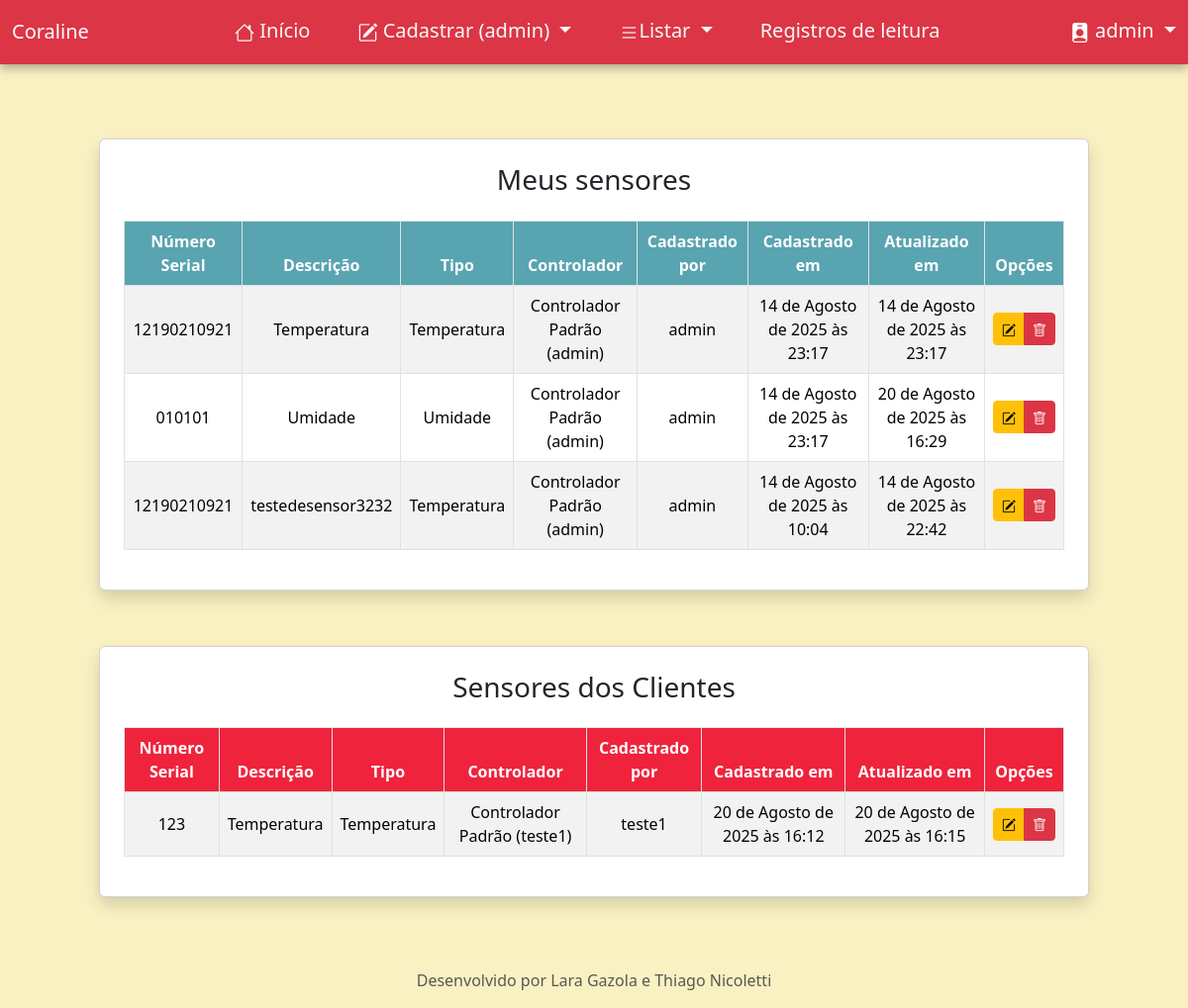
The app's page /listar/sensor/ (signed in) with its own data.
### paginasweb/models.py (models this page shows, shortened)
class Sensor(models.Model):
    numero_serial = models.CharField(max_length=255, verbose_name="Número Serial")
    descricao = models.CharField(max_length=255, verbose_name="Descrição")
    tipo_sensor = models.CharField(max_length=30, choices=TIPO_SENSOR, default="1")
    controlador = models.ForeignKey(Controlador, on_delete=models.CASCADE)
    cadastrado_por = models.ForeignKey(User, on_delete=models.CASCADE, related_name='sensores')
    cadastrado_em = models.DateTimeField(auto_now_add=True)
    atualizado_em = models.DateTimeField(auto_now=True)
    class Meta:
        ordering = ['descricao', 'cadastrado_em']

class Controlador(models.Model):
    nome = models.CharField(max_length=255, verbose_name="Nome", default="Controlador Padrão")
    descricao = models.CharField(max_length=255, verbose_name="Descrição")
    usuario = models.ForeignKey(User, on_delete=models.PROTECT)
    cadastrado_por = models.ForeignKey(User, on_delete=models.CASCADE, related_name='controladores')
    cadastrado_em = models.DateTimeField(auto_now_add=True)
    atualizado_em = models.DateTimeField(auto_now=True)
    def __str__(self):
        return f"{self.nome} ({self.usuario})"
    class Meta:
        ordering = ['nome', 'cadastrado_em']

### paginasweb/views.py (the view)
# urls.py: path("listar/sensor/", SensorList.as_view(), name="listar-sensor"),
class SensorList(GroupRequiredMixin, SuccessMessageMixin, LoginRequiredMixin, ListView):
    group_required = [u"Administrador", u"Usuário"]
    model = Sensor
    template_name = 'paginasweb/sensor.html'
    def get_queryset(self):
        queryset = Sensor.objects.all()
        return queryset.filter(controlador__usuario=self.request.user)
    def get_context_data(self, **kwargs):
        context = super().get_context_data(**kwargs)
        if self.request.user.groups.filter(name='Administrador').exists():
            sensores = Sensor.objects.all()
            sensores = sensores.exclude(controlador__usuario=self.request.user)
            context['todos_sensores'] = sensores
        return context

### paginasweb/views.py (called while the page is built)
    def get_context_data(self, **kwargs):
        context = super().get_context_data(**kwargs)
        if self.request.user.groups.filter(name='Administrador').exists():
            context['sou_admin'] = True
        return context

### paginasweb/templates/paginasweb/sensor.html (shortened to what this page needs)
{% extends "paginasweb/bootstrap.html" %}
{% load static %}
{% block conteudo %}
<div class="d-flex justify-content-center align-items-center flex-column min-vh-100 p-4" style="margin-top: 2rem; margin-bottom: 2rem;">
  <div class="card p-4 shadow mb-5" style="width: 100%; max-width: 1000px;">
    <h3 class="text-center mb-4">Meus sensores</h3>
    <div class="table-responsive">
      <table class="table table-striped table-hover table-bordered align-middle text-center">
        <thead>
          <tr>
            <th style="background-color: #58a4b0; color: white;">Número Serial</th>
            <th style="background-color: #58a4b0; color: white;">Descrição</th>
            <th style="background-color: #58a4b0; color: white;">Tipo</th>
            <th style="background-color: #58a4b0; color: white;">Controlador</th>
            <th style="background-color: #58a4b0; color: white;">Cadastrado por</th>
            <th style="background-color: #58a4b0; color: white;">Cadastrado em</th>
            <th style="background-color: #58a4b0; color: white;">Atualizado em</th>
            {% if sou_admin %}
            <th style="background-color: #58a4b0; color: white;">Opções</th>
            {% endif %}
          </tr>
        </thead>
        <tbody>
          {% for obj in object_list %}
          <tr>
            <td>{{ obj.numero_serial }}</td>
            <td>{{ obj.descricao }}</td>
            <td>{{ obj.get_tipo_sensor_display }}</td>
            <td>{{ obj.controlador }}</td>
            <td>{{ obj.cadastrado_por }}</td>
            <td>{{ obj.cadastrado_em }}</td>
            <td>{{ obj.atualizado_em }}</td>
            {% if sou_admin %}
            <td>
              <div class="btn-group">
                <a href="{% url 'editar-sensor-admin' obj.pk %}" class="btn btn-sm btn-warning"><i class="bi bi-pencil-square"></i></a>
                <a href="{% url 'excluir-sensor-admin' obj.pk %}" class="btn btn-sm btn-danger"><i class="bi bi-trash"></i></a>
              </div>
              {% else %}
              -
            </td>
            {% endif %}
          </tr>
          {% empty %}
          <tr>
            <td colspan="7">Nenhum controlador do admin encontrado.</td>
          </tr>
          {% endfor %}
        </tbody>
      </table>
    </div>
  </div>
  {% if todos_sensores %}
  <div class="card p-4 shadow" style="width: 100%; max-width: 1000px; margin-top: 0.5rem;">
    <h3 class="text-center mb-4">Sensores dos Clientes</h3>
    <div class="table-responsive">
      <table class="table table-striped table-hover table-bordered align-middle text-center">
        <thead>
          <tr>
            <th style="background-color: #EF233C; color: white;">Número Serial</th>
            <th style="background-color: #EF233C; color: white;">Descrição</th>
            <th style="background-color: #EF233C; color: white;">Tipo</th>
            <th style="background-color: #EF233C; color: white;">Controlador</th>
            <th style="background-color: #EF233C; color: white;">Cadastrado por</th>
            <th style="background-color: #EF233C; color: white;">Cadastrado em</th>
            <th style="background-color: #EF233C; color: white;">Atualizado em</th>
            <th style="background-color: #EF233C; color: white;">Opções</th>
          </tr>
        </thead>
        <tbody>
          {% for obj in todos_sensores %}
          <tr>
            <td>{{ obj.numero_serial }}</td>
            <td>{{ obj.descricao }}</td>
            <td>{{ obj.get_tipo_sensor_display }}</td>
            <td>{{ obj.controlador }}</td>
            <td>{{ obj.cadastrado_por }}</td>
            <td>{{ obj.cadastrado_em }}</td>
            <td>{{ obj.atualizado_em }}</td>
            <td>
              <div class="btn-group">
                <a href="{% url 'editar-sensor-admin' obj.pk %}" class="btn btn-sm btn-warning"><i class="bi bi-pencil-square"></i></a>
                <a href="{% url 'excluir-sensor-admin' obj.pk %}" class="btn btn-sm btn-danger"><i class="bi bi-trash"></i></a>
              </div>
            </td>
          </tr>
          {% empty %}
          <tr>
            <td colspan="6">Nenhum controlador de cliente encontrado.</td>
          </tr>
          {% endfor %}
        </tbody>
      </table>
    </div>
  </div>
  {% endif %}
</div>
{% endblock %}

### paginasweb/templates/paginasweb/bootstrap.html (shortened to what this page needs)
{% load static %}
<!DOCTYPE html>
<html lang="pt-br" class="h-100" data-bs-theme="auto">
<head>
    <link href="https://cdn.jsdelivr.net/npm/bootstrap@5.3.7/dist/css/bootstrap.min.css" rel="stylesheet">
    <link href="{% static "css/bootstrap_meu.css" %}" rel="stylesheet">
    <link rel="stylesheet" href="https://cdn.jsdelivr.net/npm/bootstrap-icons@1.11.3/font/bootstrap-icons.css">
</head>
<body class="d-flex flex-column h-100 bg-amarelinho">
    <header>
        <nav class="navbar navbar-expand-md navbar-dark fixed-top bg-danger shadow-minha fs-5">
          <div class="container-fluid">
              <a class="navbar-brand" href="#">Coraline</a>
            <div class="collapse navbar-collapse justify-content-center" id="navbarCollapse">
              <ul class="navbar-nav mb-2 mb-md-0">
                <li class="nav-item mx-3"><a class="nav-link link-light"  href="{% url "index" %}"><i class="bi bi-house"></i> Início</a></li>
                {% if request.user.is_authenticated %}
                 {% if not sou_admin %}
                <li class="nav-item mx-3 dropdown">
                    <a class="nav-link link-light dropdown-toggle" href="#" id="listarDropdown" role="button" data-bs-toggle="dropdown" aria-expanded="false">
                        <i class="bi bi-pencil-square"></i> Cadastrar
                    </a>
                    <ul class="dropdown-menu rounded-4 fs-5">
                        <li><a class="dropdown-item" href="{% url "cadastrar-controlador" %}">Controlador</a></li>
                        <li><a class="dropdown-item" href="{% url "cadastrar-regra" %}">Regra</a></li>
                    </ul>
                </li>
                {% else %}
                <li class="nav-item mx-3 dropdown">
                    <a class="nav-link link-light dropdown-toggle" href="#" id="listarDropdown" role="button" data-bs-toggle="dropdown" aria-expanded="false">
                        <i class="bi bi-pencil-square"></i> Cadastrar (admin)
                    </a>
                </li>
                {% endif %}
                <li class="nav-item mx-3 dropdown">
                    <a class="nav-link link-light dropdown-toggle" href="#" id="listarDropdown" role="button" data-bs-toggle="dropdown" aria-expanded="false">
                        <i class="bi bi-list"></i>Listar
                    </a>
                </li>
                <li class="nav-item mx-3"><a class="nav-link link-light"  href="{% url "listar-leitura" %}">Registros de leitura</a></li>
              </ul>
            </div>
            <div class="dropdown">
              <a class="nav-link dropdown-toggle text-white" href="#" role="button" data-bs-toggle="dropdown"
                aria-expanded="false">
                <i class="bi bi-person-badge-fill"></i>
                {{request.user.username}}
              </a>
            </div>
          </div>
          {% else %}
                <li class="nav-item mx-3"><a class="nav-link link-light"  href="{% url "sobre" %}">Sobre nós</a></li>
          {% endif %}
        </nav>
      </header>
    <main class="flex-shrink-0">
        <div class="container">
            <br>
            {% block conteudo %}{% endblock conteudo %}
        </div>
    </main>
    <footer class="footer mt-auto py-3 bg-body-amarelinho text-center">
        <div class="container"> <span class="text-body-secondary">Desenvolvido por Lara Gazola e Thiago Nicoletti</span> </div>
    </footer>
</body>
</html>

### records on screen
Sensor: numero_serial "12190210921", descricao "Temperatura", tipo_sensor "Temperatura", controlador "Controlador Padrão (admin)", cadastrado_por "admin", cadastrado_em "14 de Agosto de 2025 às 23:17", atualizado_em "14 de Agosto de 2025 às 23:17"
Sensor: numero_serial "010101", descricao "Umidade", tipo_sensor "Umidade", controlador "Controlador Padrão (admin)", cadastrado_por "admin", cadastrado_em "14 de Agosto de 2025 às 23:17", atualizado_em "20 de Agosto de 2025 às 16:29"
Sensor: numero_serial "12190210921", descricao "testedesensor3232", tipo_sensor "Temperatura", controlador "Controlador Padrão (admin)", cadastrado_por "admin", cadastrado_em "14 de Agosto de 2025 às 10:04", atualizado_em "14 de Agosto de 2025 às 22:42"
Sensor: numero_serial "123", descricao "Temperatura", tipo_sensor "Temperatura", controlador "Controlador Padrão (teste1)", cadastrado_por "teste1", cadastrado_em "20 de Agosto de 2025 às 16:12", atualizado_em "20 de Agosto de 2025 às 16:15"

### other values on screen
{{ request.user.username }} "admin"
